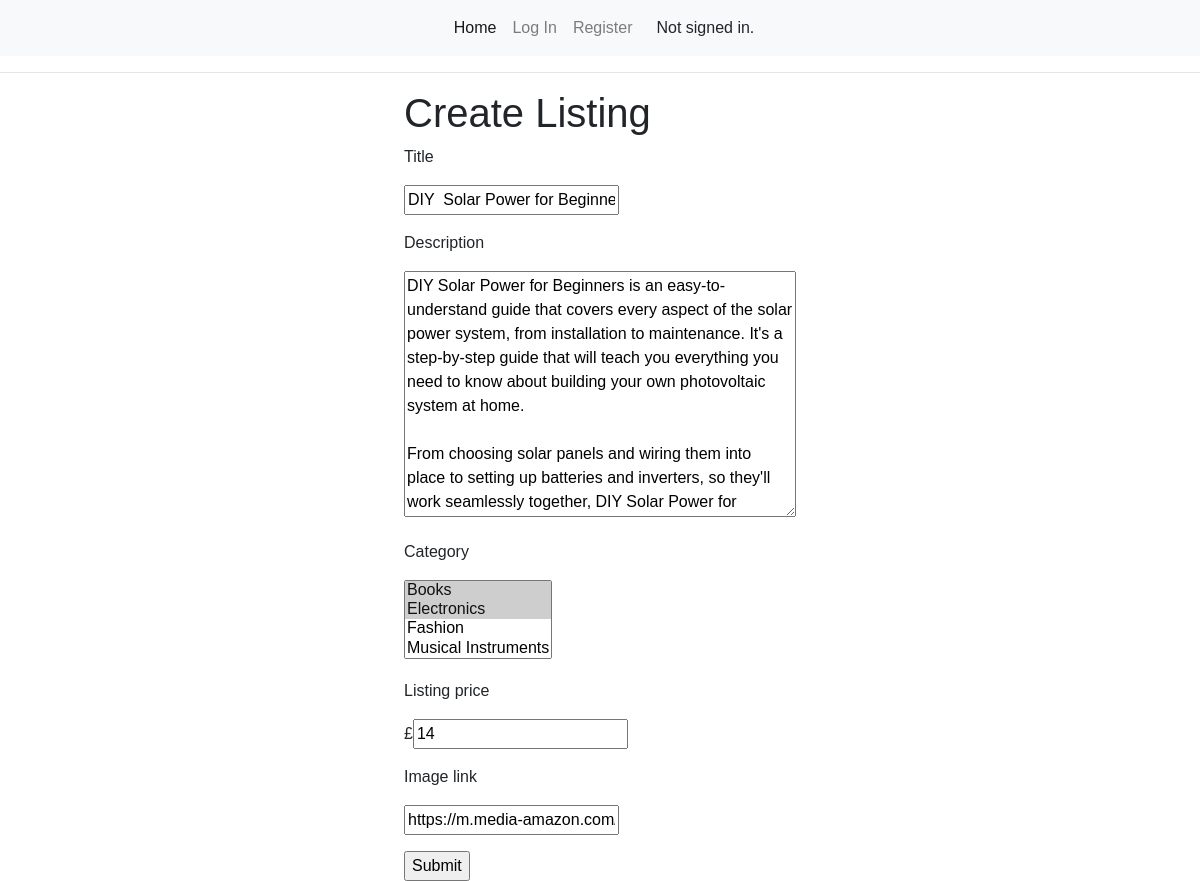
Page /update-listing/51fd05e2-654b-4781-9ec4-ab59bf5e8e24/ on the earlier database version.
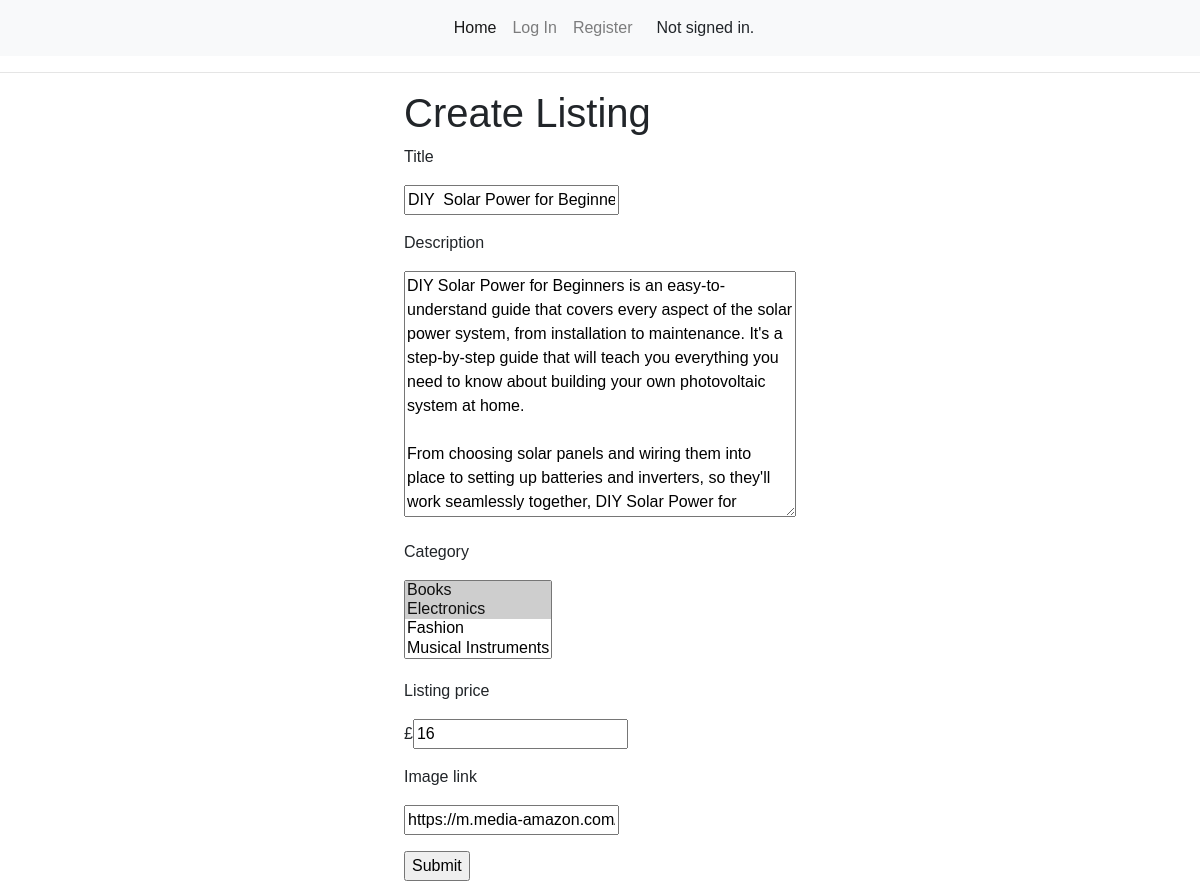
Same page on the later database version.
### auctions/models.py (models this page shows, shortened)
class Listing(models.Model):
    title = models.CharField(max_length=200, null=True, blank=True)
    description = models.TextField(null=True, blank=True)
    category = models.ManyToManyField('Categories', blank=True)
    watchlist = models.ManyToManyField('User', blank=True, related_name="watchlist")
    listing_price = models.IntegerField(default=0, null=True, blank=True)
    image_link = models.CharField(max_length=2000)
    is_available = models.BooleanField(default=True)
    bid_amount = models.IntegerField(default=0, null=True, blank=True)
    user = models.ForeignKey(User, on_delete=models.CASCADE, blank=True, null=True, related_name="user")
    date = models.DateTimeField(auto_now_add=True)
    id = models.UUIDField(default=uuid.uuid4, unique=True, primary_key=True, editable=False)

### auctions/views.py (the view)
# urls.py: path('update-listing/<str:pk>/', views.updateListing, name="update-listing"),
def updateListing(request, pk):
    listing = Listing.objects.get(id=pk)
    form = ListingForm(instance=listing)
    if request.method == 'POST':
        form = ListingForm(request.POST, instance=listing)
        if form.is_valid():
            form.save()
            return redirect('index')
    context = {'form': form}
    return render(request, 'auctions/listing_form.html', context)

### auctions/forms.py
class ListingForm(ModelForm):
    class Meta:
        model = Listing
        fields = ['title', 'description', 'category', 'listing_price', 'image_link']

### auctions/models.py (called while the page is built)
    def __str__(self):
        return self.title

### auctions/templates/auctions/listing_form.html (shortened to what this page needs)
{% extends "auctions/layout.html" %}
{% block body %}
<div class="d-flex justify-content-center"style="margin:auto 300px">
    <form action="" method="POST">
        <h1>Create Listing</h1>
    <div>
        <p>{{form.title.label}}</p>
        <p>{{form.title}}</p>
    </div>
    <div>
        <p>{{form.description.label}}</p>
        <p>{{form.description}}</p>
    </div>
    <div>
        <p>{{form.category.label}}</p>
        <p>{{form.category}}</p>
    </div>
    <div>
        <p>{{form.listing_price.label}}
        </p>
        <p>£{{form.listing_price}}
        </p>
    </div>
    <div>
        <p>{{form.image_link.label}}
        </p>
        <p>{{form.image_link}}
        </p>
    </div>
    <input type="submit">
</form>
</div>
{% endblock body %}

### auctions/templates/auctions/layout.html (shortened to what this page needs)
<!DOCTYPE html>
{% load static %}
<html lang="en">
    <head>
        <link rel="stylesheet" href="https://stackpath.bootstrapcdn.com/bootstrap/4.4.1/css/bootstrap.min.css">
        <link rel="stylesheet" href="{% static 'auctions/styles.css' %}">
    </head>
    <body>
        <nav class="navbar navbar-expand-lg navbar-light bg-light">
            <div class="collapse navbar-collapse justify-content-center" id="navbarNavDropdown">
              <ul class="navbar-nav">
                <li class="nav-item active">
                  <a class="nav-link" href="{% url 'index' %}">Home <span class="sr-only">(current)</span></a>
                </li>
                {% if user.is_authenticated %}
                <li class="nav-item">
                    <a class="nav-link" href="{% url 'create_listing' %}">Create Listing</a>
                </li>
                <li class="nav-item">
                  <a class="nav-link" href="{% url 'my_listings' %}">My Listings</a>
              </li>
              <li class="nav-item">
                <a class="nav-link" href="{% url 'my_watchlist' %}">Watchlist</a>
            </li>
                <li class="nav-item">
                    <a class="nav-link" href="{% url 'logout' %}">Log Out</a>
                </li>
            {% else %}
                <li class="nav-item">
                    <a class="nav-link" href="{% url 'login' %}">Log In</a>
                </li>
                <li class="nav-item">
                    <a class="nav-link" href="{% url 'register' %}">Register</a>
                </li>
            {% endif %}
              </ul>
              <div class="ml-3">
                {% if user.is_authenticated %}
                    Signed in as <strong>{{ user.username }}</strong>.
                {% else %}
                    Not signed in.
                {% endif %}
            </div>
            </div>
          </nav>
        <hr>
        {% block body %}
        {% endblock %}
    </body>
</html>

### auctions/static/auctions/styles.css (style rules this page uses)
body { margin: 0; font-family: Arial, sans-serif; }

Differences in the rows shown:
changed Listing "DIY Solar Power for Beginners": listing_price "14" → "16"
